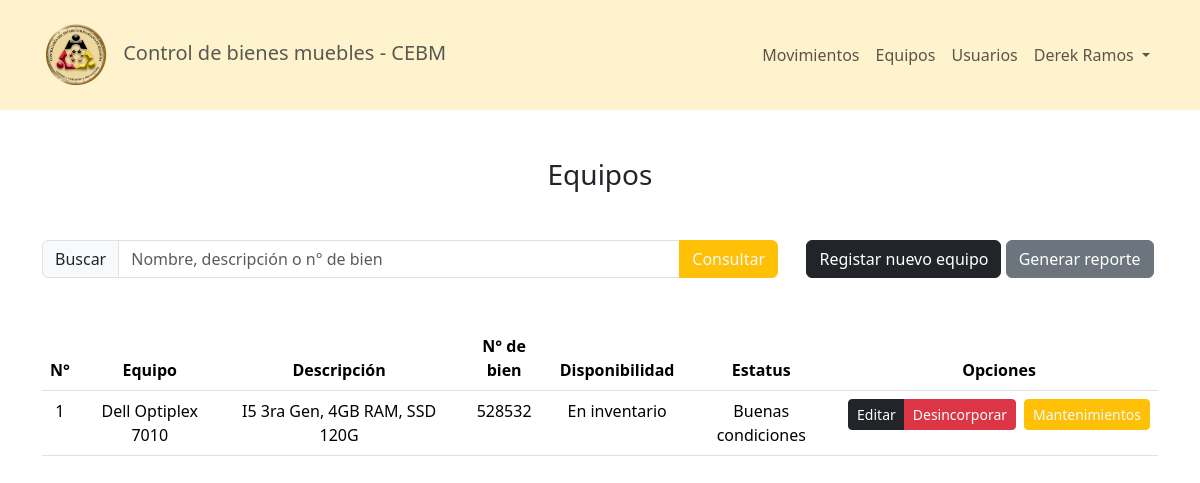
/pages/equipos.php (signed in), run on an earlier commit of the app's database.
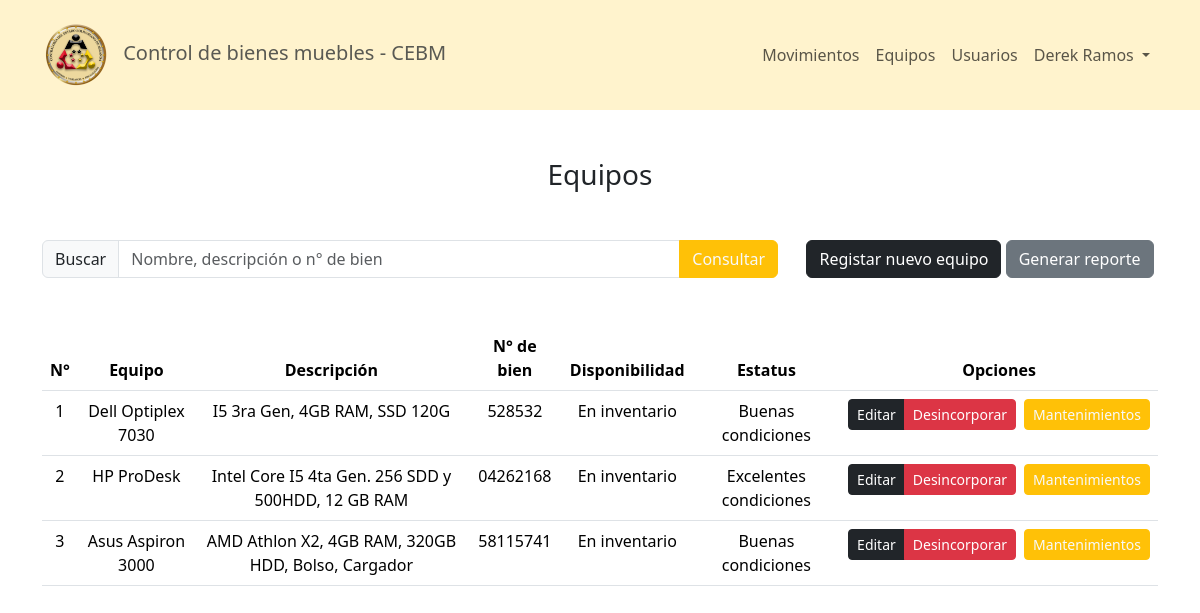
And on a later commit of the database.
### tables this page shows
CREATE TABLE `equipos` (
  `id` int(11) NOT NULL,
  `equipo` varchar(80) NOT NULL,
  `descripcion` varchar(255) NOT NULL,
  `n_bien` varchar(8) NOT NULL,
  `disponible` tinyint(4) NOT NULL,
  `estatus` int(11) NOT NULL,
  `activo` tinyint(4) NOT NULL
);

### pages/equipos.php (the view, shortened to what this page needs)
<?php include('../config/Header.php'); ?>
<?php include('../config/NavBar.php'); ?>
<section class="mt-5">
    <h3 class="text-center">Equipos</h3>
    <div class="container mt-5">
        <div class="d-flex row justify-content-between text-center">
            <div class="col-sm-8">
                <form action="equipos.php" method="GET" autocomplete="off">
                    <div class="input-group">
                        <span class="input-group-text" id="basic-addon2">Buscar</span>
                        <input type="search" class="form-control" name="search" placeholder="Nombre, descripción o n° de bien">
                        <input class="btn btn-warning text-light" type="submit" id="button-addon2" value="Consultar">
                    </div>
                </form>
            </div>
            <div class="col-sm-4">
                <button class="btn btn-dark" data-bs-toggle="modal" data-bs-target="#equipo">Registar nuevo equipo</button>
                <a href="../services/reports/report_equipo.php" target="_blank" class="btn btn-secondary">Generar reporte</a>
            </div>
        </div>
    </div>
    <div class="container d-flex justify-content-center mt-5">
        <table class="table table-hover text-center">
            <thead>
                <tr>
                    <th scope="col">N°</th>
                    <th scope="col">Equipo</th>
                    <th scope="col">Descripción</th>
                    <th scope="col">N° de bien</th>
                    <th scope="col">Disponibilidad</th>
                    <th scope="col">Estatus</th>
                    <th scope="col">Opciones</th>
                </tr>
            </thead>
            <tbody>
                <?php
                $contador = 1;
                require('../config/conex.php');
                if (isset($_GET['search'])) {
                    $search = $_GET['search'];
                    $sql = "SELECT * FROM equipos WHERE (equipo LIKE '%$search%' OR descripcion LIKE '%$search%' OR n_bien LIKE '%$search%')";
                    $res = mysqli_query($conn, $sql);
                } else {
                    $res = mysqli_query($conn, "SELECT * FROM equipos");
                }
                while ($row = mysqli_fetch_array($res)) {
                    if ($row[6] != 1) {
                ?>
                        <tr>
                            <td><?php echo ($contador); ?></td>
                            <td><?php echo ($row[1]); ?></td>
                            <td class="text-warp"><?php echo ($row[2]); ?></td>
                            <td><?php echo ($row[3]); ?></td>
                            <td>
                                <?php
                                if ($row[4] == 0) {
                                    echo ("En inventario");
                                } else {
                                    echo ("Fuera de inventario");
                                }
                                ?>
                            </td>
                            <td>
                                <?php
                                switch ($row[5]) {
                                    case 0:
                                        echo ("Excelentes condiciones");
                                        break;
                                    case 1:
                                        echo ("Buenas condiciones");
                                        break;
                                }
                                ?>
                            </td>
                            <td>
                                <div class="d-flex gap-2">
                                    <div class="btn-group" role="group">
                                        <a href="editEquipo.php?id=<?php echo ($row[0]); ?>" type="button" class="btn btn-sm btn-dark">Editar</a>
                                        <button type="button" class="btn btn-sm btn-danger" onclick="confirmDisable(<?php echo ($row[0]); ?>)">Desincorporar</button>
                                    </div>
                                    <a href="mantenimiento.php?equipo=<?php echo ($row[0]); ?>" type="button" class="btn btn-sm btn-warning text-light">Mantenimientos</a>
                                </div>
                            </td>
                        </tr>
                <?php $contador++;
                    }
                } ?>
            </tbody>
        </table>
    </div>
</section>
<?php
    include('../config/FooterHtml.php');
?>

What changed in the data, as far as the page shows it:
changed equipos "I5 3ra Gen, 4GB RAM, SSD 120G": equipo "Dell Optiplex 7010" → "Dell Optiplex 7030"
added equipos: equipo "HP ProDesk", descripcion "Intel Core I5 4ta Gen. 256 SDD y 500HDD, 12 GB RAM", n_bien "04262168", disponible "En inventario", estatus "Excelentes condiciones"
added equipos: equipo "Asus Aspiron 3000", descripcion "AMD Athlon X2, 4GB RAM, 320GB HDD, Bolso, Cargador", n_bien "58115741", disponible "En inventario", estatus "Buenas condiciones"
